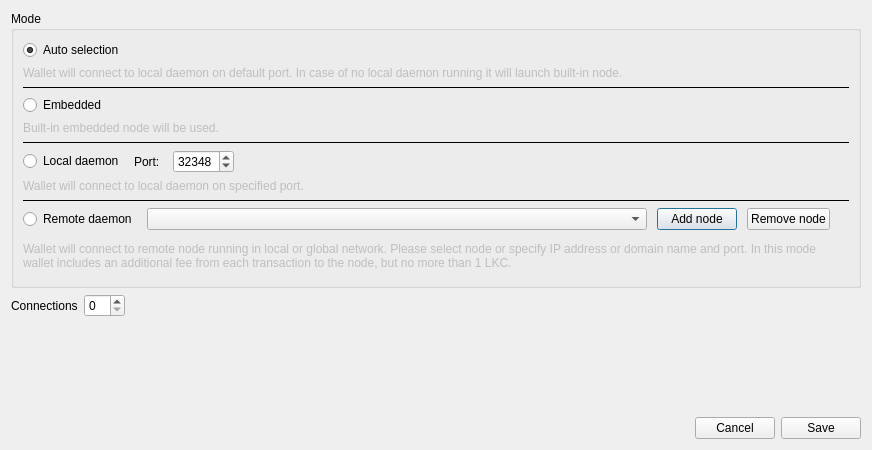
<?xml version="1.0" encoding="UTF-8"?>
<ui version="4.0">
 <class>ConnectionSettingsDialog</class>
 <widget class="QDialog" name="ConnectionSettingsDialog">
  <property name="windowModality">
   <enum>Qt::ApplicationModal</enum>
  </property>
  <property name="geometry">
   <rect>
    <x>0</x>
    <y>0</y>
    <width>872</width>
    <height>450</height>
   </rect>
  </property>
  <property name="windowTitle">
   <string>Connection settings</string>
  </property>
  <layout class="QVBoxLayout" name="verticalLayout">
   <item>
    <widget class="QGroupBox" name="groupBox">
     <property name="sizePolicy">
      <sizepolicy hsizetype="Expanding" vsizetype="Expanding">
       <horstretch>0</horstretch>
       <verstretch>0</verstretch>
      </sizepolicy>
     </property>
     <property name="title">
      <string>Mode</string>
     </property>
     <layout class="QVBoxLayout" name="verticalLayout_2">
      <item>
       <widget class="QRadioButton" name="radioButton_1">
        <property name="enabled">
         <bool>true</bool>
        </property>
        <property name="text">
         <string>Auto selection</string>
        </property>
        <property name="checked">
         <bool>true</bool>
        </property>
       </widget>
      </item>
      <item>
       <widget class="QLabel" name="label">
        <property name="enabled">
         <bool>false</bool>
        </property>
        <property name="text">
         <string>Wallet will connect to local daemon on default port. In case of no local daemon running it will launch built-in node.</string>
        </property>
        <property name="wordWrap">
         <bool>true</bool>
        </property>
       </widget>
      </item>
      <item>
       <widget class="Line" name="line">
        <property name="frameShadow">
         <enum>QFrame::Plain</enum>
        </property>
        <property name="orientation">
         <enum>Qt::Horizontal</enum>
        </property>
       </widget>
      </item>
      <item>
       <widget class="QRadioButton" name="radioButton_2">
        <property name="text">
         <string>Embedded</string>
        </property>
       </widget>
      </item>
      <item>
       <widget class="QLabel" name="label_2">
        <property name="enabled">
         <bool>false</bool>
        </property>
        <property name="text">
         <string>Built-in embedded node will be used.</string>
        </property>
        <property name="wordWrap">
         <bool>true</bool>
        </property>
       </widget>
      </item>
      <item>
       <widget class="Line" name="line_2">
        <property name="frameShadow">
         <enum>QFrame::Plain</enum>
        </property>
        <property name="orientation">
         <enum>Qt::Horizontal</enum>
        </property>
       </widget>
      </item>
      <item>
       <layout class="QHBoxLayout" name="horizontalLayout_2">
        <property name="spacing">
         <number>10</number>
        </property>
        <property name="sizeConstraint">
         <enum>QLayout::SetMaximumSize</enum>
        </property>
        <item>
         <widget class="QRadioButton" name="radioButton_3">
          <property name="text">
           <string>Local daemon</string>
          </property>
         </widget>
        </item>
        <item>
         <widget class="QLabel" name="label_3">
          <property name="text">
           <string>Port: </string>
          </property>
         </widget>
        </item>
        <item>
         <widget class="QSpinBox" name="m_localDaemonPort">
          <property name="minimum">
           <number>0</number>
          </property>
          <property name="maximum">
           <number>65535</number>
          </property>
          <property name="value">
           <number>32348</number>
          </property>
          <property name="displayIntegerBase">
           <number>10</number>
          </property>
         </widget>
        </item>
        <item>
         <spacer name="horizontalSpacer_2">
          <property name="orientation">
           <enum>Qt::Horizontal</enum>
          </property>
          <property name="sizeHint" stdset="0">
           <size>
            <width>40</width>
            <height>20</height>
           </size>
          </property>
         </spacer>
        </item>
       </layout>
      </item>
      <item>
       <widget class="QLabel" name="label_4">
        <property name="enabled">
         <bool>false</bool>
        </property>
        <property name="text">
         <string>Wallet will connect to local daemon on specified port.</string>
        </property>
        <property name="wordWrap">
         <bool>true</bool>
        </property>
       </widget>
      </item>
      <item>
       <widget class="Line" name="line_3">
        <property name="frameShadow">
         <enum>QFrame::Plain</enum>
        </property>
        <property name="orientation">
         <enum>Qt::Horizontal</enum>
        </property>
       </widget>
      </item>
      <item>
       <layout class="QHBoxLayout" name="horizontalLayout_3">
        <property name="spacing">
         <number>10</number>
        </property>
        <property name="sizeConstraint">
         <enum>QLayout::SetMaximumSize</enum>
        </property>
        <item>
         <widget class="QRadioButton" name="radioButton_4">
          <property name="text">
           <string>Remote daemon</string>
          </property>
         </widget>
        </item>
        <item>
         <widget class="QComboBox" name="remoteNodesComboBox">
          <property name="minimumSize">
           <size>
            <width>500</width>
            <height>0</height>
           </size>
          </property>
          <property name="editable">
           <bool>false</bool>
          </property>
          <property name="insertPolicy">
           <enum>QComboBox::InsertAtTop</enum>
          </property>
         </widget>
        </item>
        <item>
         <widget class="QPushButton" name="addNodeButton">
          <property name="text">
           <string>Add node</string>
          </property>
          <property name="icon">
           <iconset resource="../../resources.qrc">
            <normaloff>:/icons/add</normaloff>:/icons/add</iconset>
          </property>
         </widget>
        </item>
        <item>
         <widget class="QPushButton" name="removeNodeButton">
          <property name="text">
           <string>Remove node</string>
          </property>
          <property name="icon">
           <iconset resource="../../resources.qrc">
            <normaloff>:/icons/remove</normaloff>:/icons/remove</iconset>
          </property>
         </widget>
        </item>
        <item>
         <spacer name="horizontalSpacer_3">
          <property name="orientation">
           <enum>Qt::Horizontal</enum>
          </property>
          <property name="sizeHint" stdset="0">
           <size>
            <width>40</width>
            <height>20</height>
           </size>
          </property>
         </spacer>
        </item>
       </layout>
      </item>
      <item>
       <widget class="QLabel" name="label_5">
        <property name="enabled">
         <bool>false</bool>
        </property>
        <property name="sizePolicy">
         <sizepolicy hsizetype="Preferred" vsizetype="MinimumExpanding">
          <horstretch>0</horstretch>
          <verstretch>0</verstretch>
         </sizepolicy>
        </property>
        <property name="minimumSize">
         <size>
          <width>0</width>
          <height>40</height>
         </size>
        </property>
        <property name="text">
         <string>Wallet will connect to remote node running in local or global network. Please select node or specify IP address or domain name and port. In this mode wallet includes an additional fee from each transaction to the node, but no more than 1 LKC.</string>
        </property>
        <property name="wordWrap">
         <bool>true</bool>
        </property>
       </widget>
      </item>
     </layout>
    </widget>
   </item>
   <item>
    <layout class="QHBoxLayout" name="horizontalLayout_4">
     <item>
      <widget class="QLabel" name="label_6">
       <property name="text">
        <string>Connections</string>
       </property>
      </widget>
     </item>
     <item>
      <widget class="QSpinBox" name="m_connectionsCount"/>
     </item>
     <item>
      <spacer name="horizontalSpacer_4">
       <property name="orientation">
        <enum>Qt::Horizontal</enum>
       </property>
       <property name="sizeHint" stdset="0">
        <size>
         <width>40</width>
         <height>20</height>
        </size>
       </property>
      </spacer>
     </item>
    </layout>
   </item>
   <item>
    <spacer name="verticalSpacer">
     <property name="orientation">
      <enum>Qt::Vertical</enum>
     </property>
     <property name="sizeHint" stdset="0">
      <size>
       <width>20</width>
       <height>131</height>
      </size>
     </property>
    </spacer>
   </item>
   <item>
    <layout class="QHBoxLayout" name="horizontalLayout">
     <item>
      <spacer name="horizontalSpacer">
       <property name="orientation">
        <enum>Qt::Horizontal</enum>
       </property>
       <property name="sizeHint" stdset="0">
        <size>
         <width>40</width>
         <height>20</height>
        </size>
       </property>
      </spacer>
     </item>
     <item>
      <widget class="QPushButton" name="connectionCancelButton">
       <property name="text">
        <string>Cancel</string>
       </property>
      </widget>
     </item>
     <item>
      <widget class="QPushButton" name="connectionSaveButton">
       <property name="text">
        <string>Save</string>
       </property>
      </widget>
     </item>
    </layout>
   </item>
  </layout>
 </widget>
 <resources>
  <include location="../../resources.qrc"/>
 </resources>
 <connections>
  <connection>
   <sender>connectionCancelButton</sender>
   <signal>clicked()</signal>
   <receiver>ConnectionSettingsDialog</receiver>
   <slot>reject()</slot>
   <hints>
    <hint type="sourcelabel">
     <x>549</x>
     <y>259</y>
    </hint>
    <hint type="destinationlabel">
     <x>338</x>
     <y>140</y>
    </hint>
   </hints>
  </connection>
  <connection>
   <sender>connectionSaveButton</sender>
   <signal>clicked()</signal>
   <receiver>ConnectionSettingsDialog</receiver>
   <slot>accept()</slot>
   <hints>
    <hint type="sourcelabel">
     <x>630</x>
     <y>259</y>
    </hint>
    <hint type="destinationlabel">
     <x>338</x>
     <y>140</y>
    </hint>
   </hints>
  </connection>
  <connection>
   <sender>addNodeButton</sender>
   <signal>clicked()</signal>
   <receiver>ConnectionSettingsDialog</receiver>
   <slot>addNodeClicked()</slot>
   <hints>
    <hint type="sourcelabel">
     <x>361</x>
     <y>153</y>
    </hint>
    <hint type="destinationlabel">
     <x>290</x>
     <y>135</y>
    </hint>
   </hints>
  </connection>
  <connection>
   <sender>removeNodeButton</sender>
   <signal>clicked()</signal>
   <receiver>ConnectionSettingsDialog</receiver>
   <slot>removeNodeClicked()</slot>
   <hints>
    <hint type="sourcelabel">
     <x>459</x>
     <y>177</y>
    </hint>
    <hint type="destinationlabel">
     <x>299</x>
     <y>193</y>
    </hint>
   </hints>
  </connection>
 </connections>
 <slots>
  <slot>saveSettingClicked()</slot>
 </slots>
</ui>
